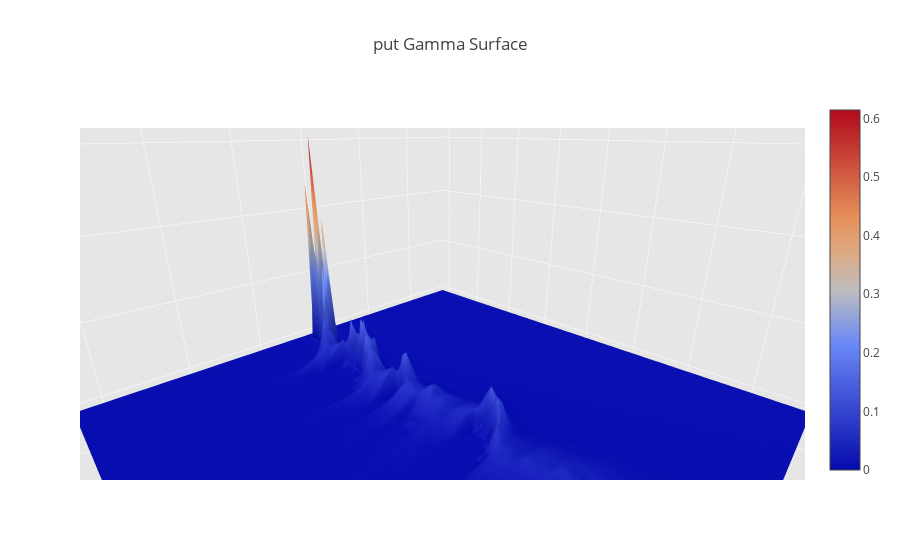

Here is the notebook cell this chart was saved with:
### Code cell
iplot(fig_gamma)

### Figure 1 — Plotly figure (JSON) as saved in the notebook; plotly's stock layout.template omitted (floating-point values rounded to 4 significant figures; data arrays with more than 128 entries replaced by an {"elided": "..."} marker saying what was removed)
{"data": [{"name": "Gamma Surface", "type": "surface", "x": {"elided": "79x61 int values"}, "y": {"elided": "79x61 float values"}, "z": {"elided": "79x61 float values"}}], "layout": {"autosize": true, "scene": {"aspectmode": "manual", "aspectratio": {"x": 2, "y": 2, "z": 1}, "camera": {"center": {"x": 0, "y": 0, "z": 0}, "eye": {"x": 1, "y": 1, "z": 0.5}, "up": {"x": 0, "y": 0, "z": 1}}, "xaxis": {"backgroundcolor": "rgb(230, 230,230)", "gridcolor": "rgb(255, 255, 255)", "showbackground": true, "title": "Strike", "zerolinecolor": "rgb(255, 255, 255)"}, "yaxis": {"backgroundcolor": "rgb(230, 230,230)", "gridcolor": "rgb(255, 255, 255)", "showbackground": true, "title": "Time Remaining", "zerolinecolor": "rgb(255, 255, 255)"}, "zaxis": {"backgroundcolor": "rgb(230, 230,230)", "gridcolor": "rgb(255, 255, 255)", "showbackground": true, "title": "Gamma", "zerolinecolor": "rgb(255, 255, 255)"}}, "showlegend": false, "title": "put Gamma Surface"}}
